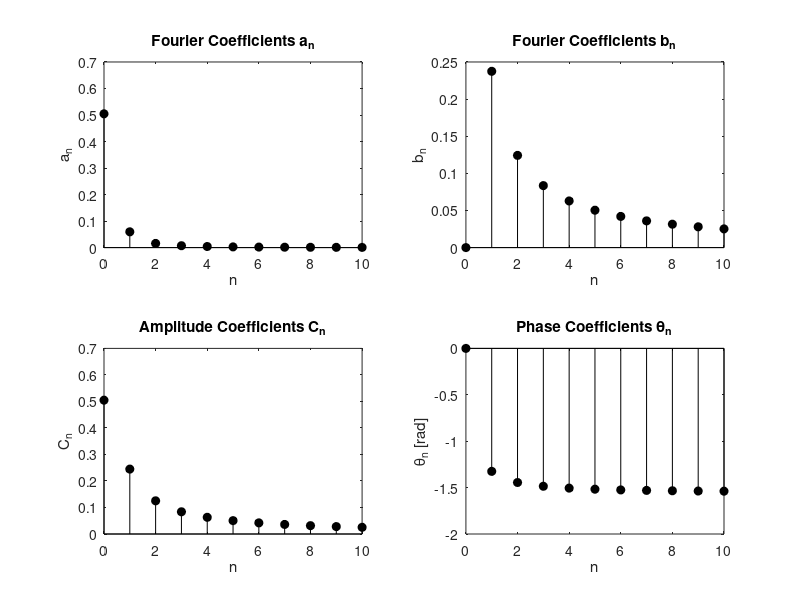

Reproduce this figure in MATLAB. (Note: this script raises an error after producing the figure.)
% DISCLAIMER--> ALL THESE CODES ARE COMPATIBLE WITH THE MATLAB 25 VERSION,
% not being compatible with matlab 2021a is not the author's problem, do
% not blame the author in case that happens.



function fourier()

clc; clear; close all;

To = pi;               % Fundamental period
wo = 2*pi/To;          % Fundamental angular frequency
h = 0.001;             % Time step
t = 0:h:(To-h);        % Time vector over one period

y = exp(-t/2);         % Example signal
N = length(y);

a0 = sum(y)/(N-1);


numTerms = 10;

a = zeros(1,numTerms);
b = zeros(1,numTerms);

for n = 1:numTerms
    a(n) = 2*sum(y.*cos(n*wo*t))/(N-1);
    b(n) = 2*sum(y.*sin(n*wo*t))/(N-1);
end

Cn = sqrt(a.^2 + b.^2);
thetan = atan2(-b,a); 


n = 0:numTerms;

figure;


subplot(2,2,1);
stem(n, [a0 a], 'k', 'filled');
xlabel('n'); ylabel('a_n');
title('Fourier Coefficients a_n');


subplot(2,2,2);
stem(n, [0 b], 'k', 'filled');
xlabel('n'); ylabel('b_n');
title('Fourier Coefficients b_n');

subplot(2,2,3);
stem(n, [a0 Cn], 'k', 'filled');
xlabel('n'); ylabel('C_n');
title('Amplitude Coefficients C_n');


subplot(2,2,4);
stem(n, [0 thetan], 'k', 'filled');
xlabel('n'); ylabel('\theta_n [rad]');
title('Phase Coefficients \theta_n');

sgtitle('Fourier Series Coefficients of y(t)');
grid on;


end


function manualDerived()

clc; clear; clf;
n= 1:10; an(1) = 0.504; an(n+1) = 0.504*2./(1+16*n.^2); %manually got an
bn(1) = 0; bn(n+1) = 0.504*8*n./(1+16*n.^2); %manually got bn
cn(1) = an(1);
cn(n+1) = sqrt(an(n+1).^2+bn(n+1).^2);
thetan(1) = 0; thetan(n+1) = atan2(-bn(n+1),an(n+1));
n=[0,n];
subplot(2,2,1); stem(n,an,'k'); ylabel('an'); xlabel('n');
subplot(2,2,2); stem(n,bn,'k'); ylabel('bn'); xlabel('n');
subplot(2,2,3); stem(n,cn,'k'); ylabel('cn'); xlabel('n');
subplot(2,2,4); stem(n,thetan,'k'); ylabel('\theta[rad]'); xlabel('n');

end




% To find the Dn
function exponentialFourier()

clc; clear; close all;


To = pi;                % Fundamental period
wo = 2*pi/To;           % Fundamental angular frequency
h = 0.001;              % Time step
t = 0:h:(To-h);         % One period


y = @(t) exp(-t/2);     % You can now do y(2*t), y(t-3), etc.

N = length(t);


numTerms = 10;               % max |n|
n = -numTerms:numTerms;      
Dn = zeros(size(n));        



% Note , if you want to plot the fourier coeff for f(at) or any other
% change, change y(t) to that.
for k = 1:length(n)
    Dn(k) = (1/To) * sum(y(t) .* exp(-1j*n(k)*wo*t)) * h; 
end


figure;

subplot(2,1,1);
stem(n, abs(Dn), 'k', 'filled');
xlabel('n'); ylabel('|D_n|');
title('Magnitude of Exponential Fourier Coefficients');
grid on;

subplot(2,1,2);
stem(n, angle(Dn), 'k', 'filled');
xlabel('n'); ylabel('Phase (rad)');
title('Phase of Exponential Fourier Coefficients');
grid on;

sgtitle('Exponential Fourier Series Coefficients D_n');


figure;
plot(t, y(t), 'b', 'LineWidth', 1.5); hold on;
plot(t, y(2*t), 'r--', 'LineWidth', 1.5); 
plot(t, y(t-1), 'g-.', 'LineWidth', 1.5);
xlabel('t'); ylabel('y(t)');
legend('y(t)','y(2t)','y(t-1)');
title('Original, Scaled, and Shifted Functions');
grid on;

end

exponentialFourier